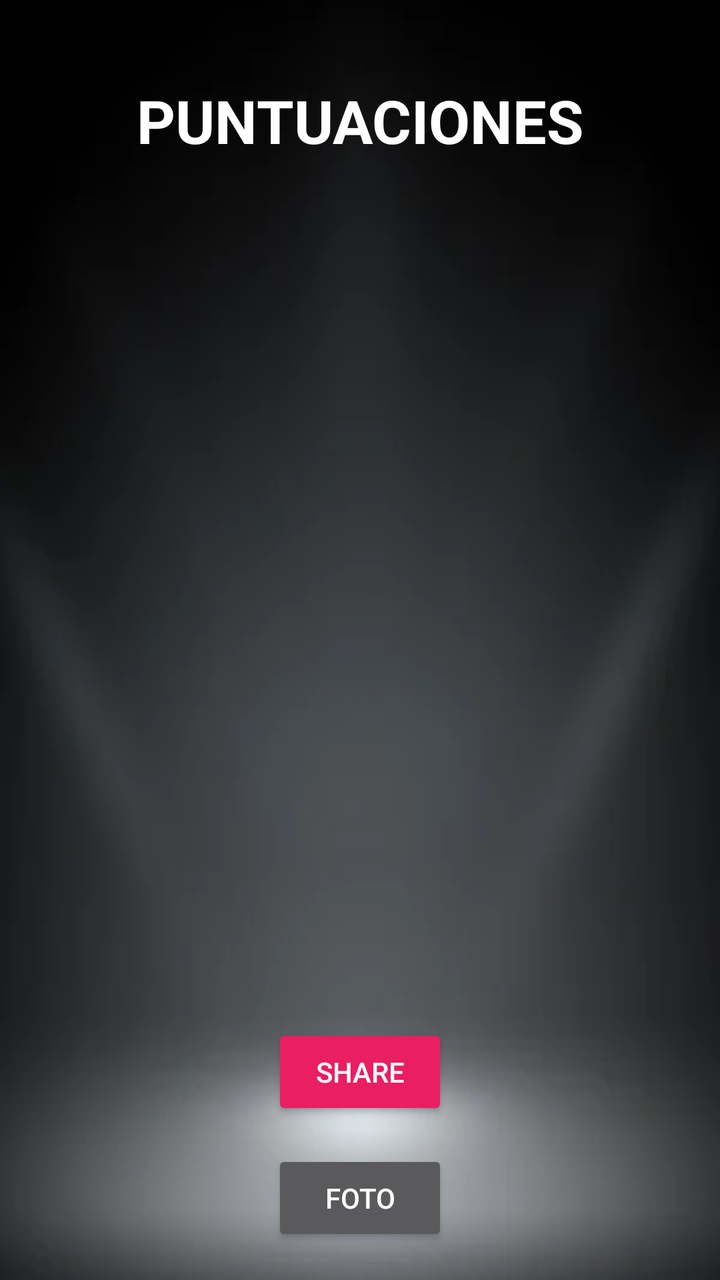
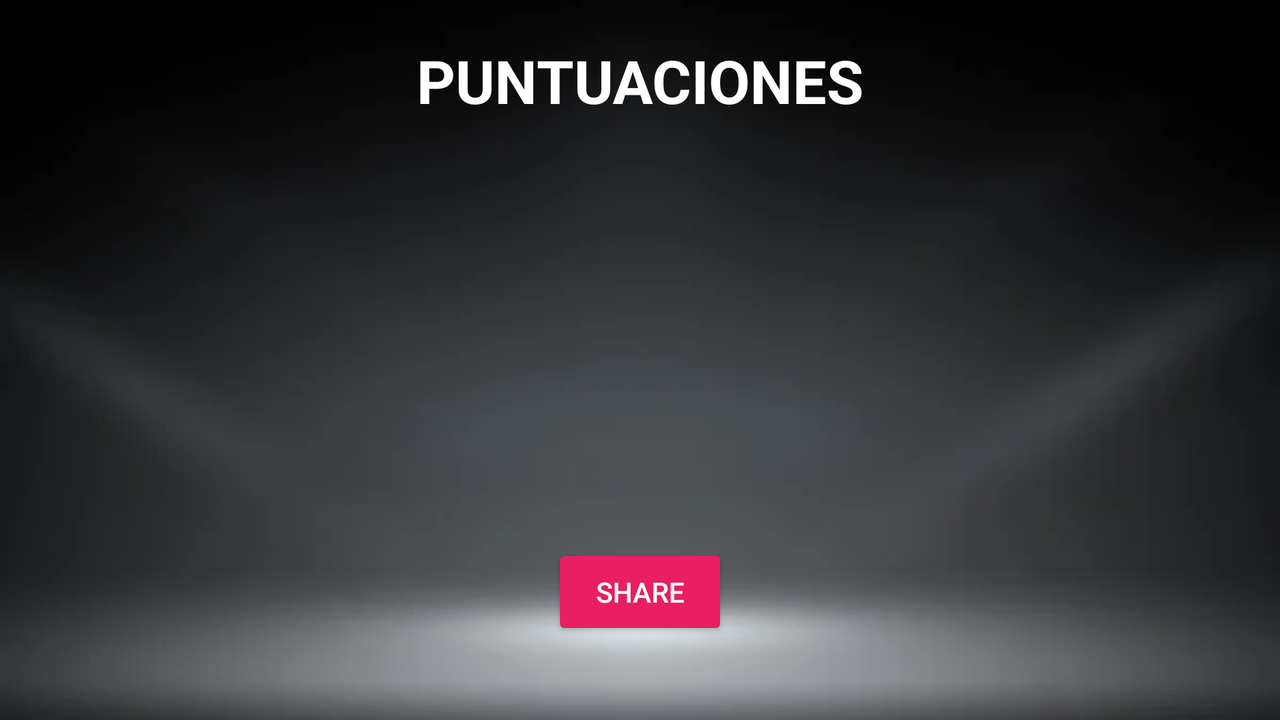

Two renders of one Android screen. The first uses the default layout on a phone; the second uses the alternative layout the repository ships for a different screen configuration, on a matching device. The two XML files are below.
<!-- AndroidManifest.xml: application theme Personalizado -->
<!-- res/layout/activity_puntuaciones.xml -->
<?xml version="1.0" encoding="utf-8"?>

<androidx.constraintlayout.widget.ConstraintLayout xmlns:android="http://schemas.android.com/apk/res/android"
    xmlns:app="http://schemas.android.com/apk/res-auto"
    xmlns:tools="http://schemas.android.com/tools"
    android:layout_width="match_parent"
    android:layout_height="match_parent"
    android:background="@drawable/fondopantalla2"
    tools:context=".Puntuaciones">

    <TextView
        android:id="@+id/pts"
        android:layout_width="wrap_content"
        android:layout_height="wrap_content"
        android:layout_marginStart="80dp"
        android:layout_marginTop="40dp"
        android:layout_marginEnd="80dp"
        android:text="PUNTUACIONES"
        android:textColor="@color/white"
        android:textSize="30sp"
        android:textStyle="bold"
        app:layout_constraintEnd_toEndOf="parent"
        app:layout_constraintStart_toStartOf="parent"
        app:layout_constraintTop_toTopOf="parent" />

    <Button
        android:id="@+id/btn_share"
        android:layout_width="wrap_content"
        android:layout_height="wrap_content"
        android:layout_marginStart="80dp"
        android:layout_marginEnd="80dp"
        android:layout_marginBottom="80dp"
        android:text="share"
        android:backgroundTint="#E91E63"
        app:layout_constraintBottom_toBottomOf="parent"
        app:layout_constraintEnd_toEndOf="parent"
        app:layout_constraintStart_toStartOf="parent" />

    <ListView
        android:id="@+id/lista"
        android:layout_width="409dp"
        android:layout_height="168dp"
        android:layout_marginTop="20dp"
        android:layout_marginBottom="100dp"
        app:layout_constraintBottom_toTopOf="@+id/btn_share"
        app:layout_constraintEnd_toEndOf="parent"
        app:layout_constraintStart_toStartOf="parent"
        app:layout_constraintTop_toTopOf="parent" />

    <ImageView
        android:id="@+id/foto"
        android:layout_width="202dp"
        android:layout_height="169dp"
        android:layout_marginStart="139dp"
        android:layout_marginTop="12dp"
        android:layout_marginEnd="144dp"
        app:layout_constraintEnd_toEndOf="parent"
        app:layout_constraintHorizontal_bias="0.472"
        app:layout_constraintStart_toStartOf="parent"
        app:layout_constraintTop_toBottomOf="@+id/lista"
        tools:srcCompat="@tools:sample/avatars" />

    <Button
        android:id="@+id/btnFoto"
        android:layout_width="wrap_content"
        android:layout_height="wrap_content"
        android:layout_marginStart="160dp"
        android:layout_marginTop="15dp"
        android:layout_marginEnd="160dp"
        android:text="FOTO"
        app:layout_constraintEnd_toEndOf="parent"
        app:layout_constraintStart_toStartOf="parent"
        app:layout_constraintTop_toBottomOf="@+id/btn_share" />

</androidx.constraintlayout.widget.ConstraintLayout>
<!-- resources referenced by this layout -->
<resources>
  <color name="white">#FFFFFFFF</color>
  <!-- drawable fondopantalla2: jpg bitmap (drawable-xxhdpi, 2828 bytes) -->
  <style name="Personalizado" parent="Theme.AppCompat">
      
      <item name="colorPrimary">@color/cabecera</item>
      <item name="colorPrimaryVariant">@color/cabecera</item>
      <item name="colorOnPrimary">@color/cabecera</item>
      </style>
  <color name="cabecera">#E91E63</color>
</resources>
<!-- res/layout-land/activity_puntuaciones.xml (the repository's variant of the layout above) -->
<!-- drawn on the phone turned sideways -->
<?xml version="1.0" encoding="utf-8"?>

<androidx.constraintlayout.widget.ConstraintLayout xmlns:android="http://schemas.android.com/apk/res/android"
    xmlns:app="http://schemas.android.com/apk/res-auto"
    xmlns:tools="http://schemas.android.com/tools"
    android:layout_width="match_parent"
    android:background="@drawable/fondopantalla2"
    android:layout_height="match_parent">

    <TextView
        android:id="@+id/pts"
        android:layout_width="wrap_content"
        android:layout_height="wrap_content"
        android:layout_marginStart="80dp"
        android:layout_marginTop="20dp"
        android:layout_marginEnd="80dp"
        android:text="PUNTUACIONES"
        android:textColor="@color/white"
        android:textSize="30sp"
        android:textStyle="bold"
        app:layout_constraintEnd_toEndOf="parent"
        app:layout_constraintStart_toStartOf="parent"
        app:layout_constraintTop_toTopOf="parent" />

    <Button
        android:id="@+id/btn_share"
        android:layout_width="wrap_content"
        android:layout_height="wrap_content"
        android:layout_marginStart="80dp"
        android:layout_marginEnd="80dp"
        android:layout_marginBottom="40dp"
        android:text="share"
        android:backgroundTint="#E91E63"
        app:layout_constraintBottom_toBottomOf="parent"
        app:layout_constraintEnd_toEndOf="parent"
        app:layout_constraintStart_toStartOf="parent" />

    <ListView
        android:id="@+id/lista"
        android:layout_width="681dp"
        android:layout_height="143dp"
        android:layout_marginStart="1dp"
        android:layout_marginTop="20dp"
        android:layout_marginEnd="1dp"
        app:layout_constraintEnd_toEndOf="parent"
        app:layout_constraintStart_toStartOf="parent"
        app:layout_constraintTop_toBottomOf="@+id/pts" />

</androidx.constraintlayout.widget.ConstraintLayout>
